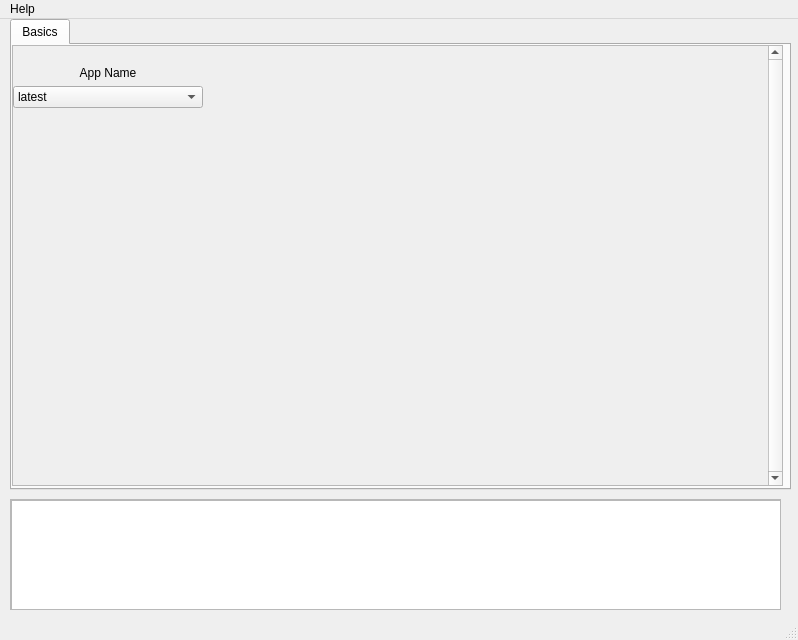
<?xml version="1.0" encoding="UTF-8"?>
<ui version="4.0">
 <class>MainWindow</class>
 <widget class="QMainWindow" name="MainWindow">
  <property name="geometry">
   <rect>
    <x>0</x>
    <y>0</y>
    <width>798</width>
    <height>640</height>
   </rect>
  </property>
  <property name="windowTitle">
   <string>MainWindow</string>
  </property>
  <widget class="QWidget" name="centralwidget">
   <widget class="QScrollArea" name="console_scroll_area">
    <property name="geometry">
     <rect>
      <x>10</x>
      <y>480</y>
      <width>771</width>
      <height>111</height>
     </rect>
    </property>
    <property name="widgetResizable">
     <bool>true</bool>
    </property>
    <widget class="QWidget" name="console_scroll_area_widgets">
     <property name="geometry">
      <rect>
       <x>0</x>
       <y>0</y>
       <width>769</width>
       <height>109</height>
      </rect>
     </property>
     <widget class="QTextBrowser" name="console">
      <property name="geometry">
       <rect>
        <x>0</x>
        <y>0</y>
        <width>771</width>
        <height>161</height>
       </rect>
      </property>
      <property name="readOnly">
       <bool>true</bool>
      </property>
      <property name="html">
       <string>&lt;!DOCTYPE HTML PUBLIC &quot;-//W3C//DTD HTML 4.0//EN&quot; &quot;http://www.w3.org/TR/REC-html40/strict.dtd&quot;&gt;
&lt;html&gt;&lt;head&gt;&lt;meta name=&quot;qrichtext&quot; content=&quot;1&quot; /&gt;&lt;style type=&quot;text/css&quot;&gt;
p, li { white-space: pre-wrap; }
&lt;/style&gt;&lt;/head&gt;&lt;body style=&quot; font-family:'MS Shell Dlg 2'; font-size:7.875pt; font-weight:400; font-style:normal;&quot;&gt;
&lt;p style=&quot;-qt-paragraph-type:empty; margin-top:0px; margin-bottom:0px; margin-left:0px; margin-right:0px; -qt-block-indent:0; text-indent:0px;&quot;&gt;&lt;br /&gt;&lt;/p&gt;&lt;/body&gt;&lt;/html&gt;</string>
      </property>
     </widget>
    </widget>
   </widget>
   <widget class="QTabWidget" name="tabs">
    <property name="geometry">
     <rect>
      <x>10</x>
      <y>0</y>
      <width>781</width>
      <height>471</height>
     </rect>
    </property>
    <property name="currentIndex">
     <number>0</number>
    </property>
    <widget class="QWidget" name="tab_1">
     <attribute name="title">
      <string>Basics</string>
     </attribute>
     <widget class="QScrollArea" name="tab_scroll_area">
      <property name="geometry">
       <rect>
        <x>0</x>
        <y>0</y>
        <width>771</width>
        <height>441</height>
       </rect>
      </property>
      <property name="sizePolicy">
       <sizepolicy hsizetype="Fixed" vsizetype="Fixed">
        <horstretch>0</horstretch>
        <verstretch>0</verstretch>
       </sizepolicy>
      </property>
      <property name="verticalScrollBarPolicy">
       <enum>Qt::ScrollBarAlwaysOn</enum>
      </property>
      <property name="widgetResizable">
       <bool>true</bool>
      </property>
      <property name="alignment">
       <set>Qt::AlignCenter</set>
      </property>
      <widget class="QWidget" name="tab_scroll_area_widgets">
       <property name="geometry">
        <rect>
         <x>0</x>
         <y>0</y>
         <width>752</width>
         <height>439</height>
        </rect>
       </property>
       <property name="sizePolicy">
        <sizepolicy hsizetype="MinimumExpanding" vsizetype="MinimumExpanding">
         <horstretch>0</horstretch>
         <verstretch>0</verstretch>
        </sizepolicy>
       </property>
       <property name="minimumSize">
        <size>
         <width>752</width>
         <height>359</height>
        </size>
       </property>
       <property name="baseSize">
        <size>
         <width>752</width>
         <height>359</height>
        </size>
       </property>
       <property name="layoutDirection">
        <enum>Qt::LeftToRight</enum>
       </property>
       <widget class="QWidget" name="gridLayoutWidget">
        <property name="geometry">
         <rect>
          <x>0</x>
          <y>0</y>
          <width>761</width>
          <height>445</height>
         </rect>
        </property>
        <layout class="QGridLayout" name="tab1_grid_layout" rowstretch="1,1,1" columnstretch="1,1,1,1">
         <property name="sizeConstraint">
          <enum>QLayout::SetMinAndMaxSize</enum>
         </property>
         <item row="0" column="0">
          <layout class="QVBoxLayout" name="app_layout" stretch="0,0,0">
           <property name="sizeConstraint">
            <enum>QLayout::SetFixedSize</enum>
           </property>
           <item>
            <widget class="ClickableLabel" name="app_button">
             <property name="sizePolicy">
              <sizepolicy hsizetype="Preferred" vsizetype="Fixed">
               <horstretch>0</horstretch>
               <verstretch>0</verstretch>
              </sizepolicy>
             </property>
             <property name="text">
              <string/>
             </property>
             <property name="textFormat">
              <enum>Qt::AutoText</enum>
             </property>
             <property name="pixmap">
              <pixmap>../Users/goszp/Downloads/Icon.png</pixmap>
             </property>
             <property name="scaledContents">
              <bool>false</bool>
             </property>
             <property name="alignment">
              <set>Qt::AlignHCenter|Qt::AlignTop</set>
             </property>
            </widget>
           </item>
           <item>
            <widget class="QLabel" name="app_name">
             <property name="sizePolicy">
              <sizepolicy hsizetype="Preferred" vsizetype="Fixed">
               <horstretch>0</horstretch>
               <verstretch>0</verstretch>
              </sizepolicy>
             </property>
             <property name="text">
              <string>App Name</string>
             </property>
             <property name="alignment">
              <set>Qt::AlignCenter</set>
             </property>
            </widget>
           </item>
           <item>
            <widget class="QComboBox" name="app_version_cbox">
             <item>
              <property name="text">
               <string>latest</string>
              </property>
             </item>
            </widget>
           </item>
          </layout>
         </item>
         <item row="1" column="0">
          <layout class="QVBoxLayout" name="verticalLayout_2"/>
         </item>
         <item row="0" column="3">
          <layout class="QVBoxLayout" name="verticalLayout_6"/>
         </item>
         <item row="0" column="2">
          <layout class="QVBoxLayout" name="verticalLayout_5"/>
         </item>
         <item row="2" column="0">
          <layout class="QVBoxLayout" name="verticalLayout_3"/>
         </item>
         <item row="0" column="1">
          <layout class="QVBoxLayout" name="verticalLayout_4"/>
         </item>
        </layout>
       </widget>
      </widget>
     </widget>
    </widget>
   </widget>
  </widget>
  <widget class="QMenuBar" name="menu_bar">
   <property name="geometry">
    <rect>
     <x>0</x>
     <y>0</y>
     <width>798</width>
     <height>22</height>
    </rect>
   </property>
   <widget class="QMenu" name="menu_help">
    <property name="title">
     <string>Help</string>
    </property>
    <addaction name="menu_about_action"/>
   </widget>
   <addaction name="menu_help"/>
  </widget>
  <widget class="QStatusBar" name="statusbar"/>
  <action name="menu_about_action">
   <property name="text">
    <string>About</string>
   </property>
  </action>
 </widget>
 <customwidgets>
  <customwidget>
   <class>ClickableLabel</class>
   <extends>QLabel</extends>
   <header>app_grid_conan.ui.qt.clickable_label.h</header>
  </customwidget>
 </customwidgets>
 <resources/>
 <connections/>
</ui>
